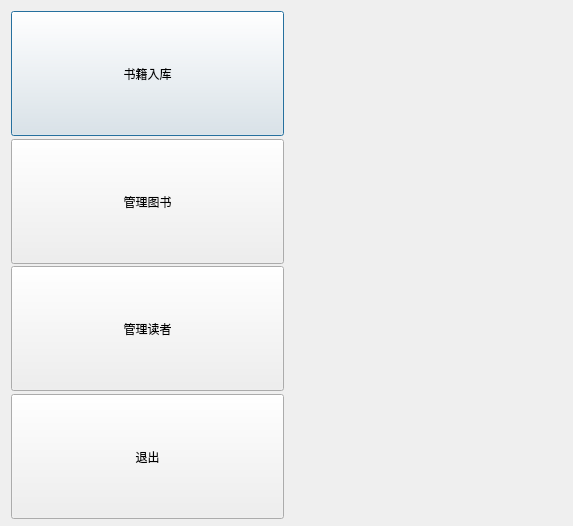
<?xml version="1.0" encoding="UTF-8"?>
<ui version="4.0">
 <class>Mode</class>
 <widget class="QDialog" name="Mode">
  <property name="geometry">
   <rect>
    <x>0</x>
    <y>0</y>
    <width>573</width>
    <height>526</height>
   </rect>
  </property>
  <property name="minimumSize">
   <size>
    <width>300</width>
    <height>500</height>
   </size>
  </property>
  <property name="windowTitle">
   <string>管理员</string>
  </property>
  <property name="styleSheet">
   <string notr="true">background-image: url(:/new/prefix1/0eefae7af46b407ae390a0fad8c36b7e0bb7a043d956e-UVgqj9_fw658.webp);</string>
  </property>
  <layout class="QGridLayout" name="gridLayout">
   <item row="0" column="0">
    <widget class="QPushButton" name="BookInButton">
     <property name="minimumSize">
      <size>
       <width>100</width>
       <height>125</height>
      </size>
     </property>
     <property name="styleSheet">
      <string notr="true">font: 12pt &quot;Agency FB&quot;;</string>
     </property>
     <property name="text">
      <string>书籍入库</string>
     </property>
    </widget>
   </item>
   <item row="1" column="0">
    <widget class="QPushButton" name="managebooksButton">
     <property name="minimumSize">
      <size>
       <width>100</width>
       <height>125</height>
      </size>
     </property>
     <property name="styleSheet">
      <string notr="true">font: 12pt &quot;Agency FB&quot;;</string>
     </property>
     <property name="text">
      <string>管理图书</string>
     </property>
    </widget>
   </item>
   <item row="2" column="0">
    <widget class="QPushButton" name="ManageUsersButton">
     <property name="minimumSize">
      <size>
       <width>100</width>
       <height>125</height>
      </size>
     </property>
     <property name="styleSheet">
      <string notr="true">font: 12pt &quot;Agency FB&quot;;</string>
     </property>
     <property name="text">
      <string>管理读者</string>
     </property>
    </widget>
   </item>
   <item row="3" column="0">
    <widget class="QPushButton" name="BackButton">
     <property name="minimumSize">
      <size>
       <width>100</width>
       <height>125</height>
      </size>
     </property>
     <property name="styleSheet">
      <string notr="true">font: 12pt &quot;Agency FB&quot;;</string>
     </property>
     <property name="text">
      <string>退出</string>
     </property>
    </widget>
   </item>
   <item row="0" column="1" rowspan="4">
    <widget class="QLabel" name="label">
     <property name="minimumSize">
      <size>
       <width>200</width>
       <height>500</height>
      </size>
     </property>
     <property name="styleSheet">
      <string notr="true">background-image: url(:/new/prefix1/zr9tjspe.png);</string>
     </property>
     <property name="text">
      <string/>
     </property>
    </widget>
   </item>
  </layout>
 </widget>
 <resources/>
 <connections/>
</ui>
